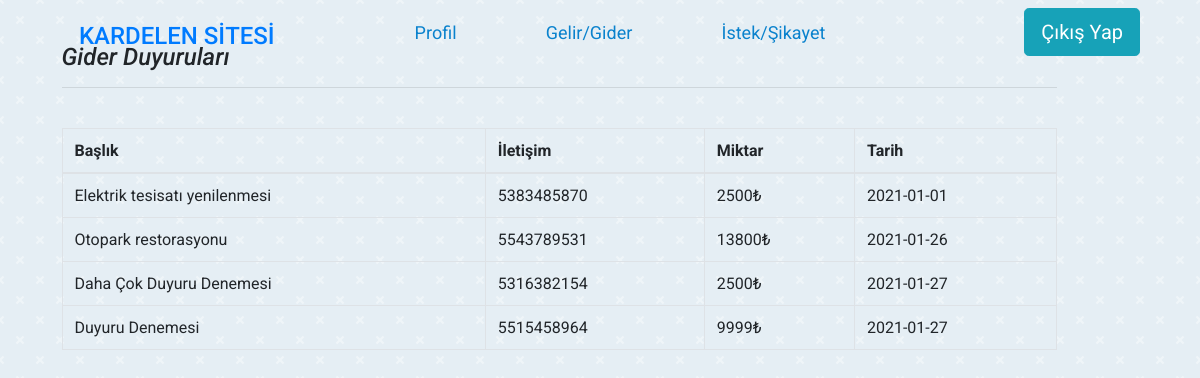
Screenshot of /dues.php (signed in) with the database file from the repository.
### tables this page shows
CREATE TABLE `incomeannouncement` (
  `id` int(11) NOT NULL,
  `header` varchar(200) NOT NULL,
  `contact` varchar(30) NOT NULL,
  `amount` varchar(200) NOT NULL,
  `anounce_date` date NOT NULL DEFAULT current_timestamp()
);

### dues.php (the view, shortened to what this page needs)
<?php
include "db_conn.php";
 ?>
<html lang="en">
<head>
  <link rel="stylesheet" href="https://cdn.jsdelivr.net/npm/bootstrap@4.5.3/dist/css/bootstrap.min.css">
  <link rel="stylesheet" href="./css/style.css">
</head>
<body>
  <header>
    <div class="logo-container">
      <a href="home.php" style="text-decoration:none;font-weight: 400;margin:7% 7%;">
        <h4>KARDELEN SİTESİ</h4>
      </a>
    </div>
    <nav>
      <ul class="nav-links">
        <li><a class="nav-link" href="profile.php?id=<?php echo $_SESSION['id'];?>">Profil</a></li>
        <li><a class="nav-link" href="dues.php">Gelir/Gider</a></li>
        <li><a class="nav-link" href="request.php">İstek/Şikayet</a></li>
      </ul>
    </nav>
    <div class="cart">
      <p>
        <a href="index.php" class="btn btn-info btn-lg">
          <span class="glyphicon glyphicon-log-out"></span> Çıkış Yap
        </a>
      </p>
    </div>
  </header>
  <br>
  <div class="row">
    <div class="col-sm-10" style="margin-left:5%;margin-top:-5%;">
      <table class="table table-bordered table-condensed table-hover">
        <h4><i> Gider Duyuruları</i></h4>
        <hr><br>
          <thead>
          <tr>
              <th>Başlık</th>
              <th>İletişim</th>
              <th>Miktar</th>
              <th>Tarih</th>
          </tr>
          </thead>
          <tbody>
          <?php
          $ret=mysqli_query($conn,"select * from incomeAnnouncement");
      $cnt=1;
      while($row=mysqli_fetch_array($ret))
        {?>
            <tr>
                <td><?php echo $row['header'];?></td>
                <td><?php echo $row['contact'];?></td>
                <td><?php echo $row['amount']."₺";?></td>
                <td><?php echo $row['anounce_date'];?></td>
            </tr>
            <?php $cnt=$cnt+1;}?>
          </tbody>
      </table>
    </div>
  </div>
  <footer class="page-footer font-small blue">
    <div class="footer-copyright text-center py-3">
    </div>
</body>

### css/style.css (style rules this page uses)
body { margin-left: 0%; font-family: 'Roboto', sans-serif; background-color: #e5eef4 !important; -webkit-animation: fadein 1s; }
header { display: flex; width: 90%; height: 10vh; margin: auto; align-items: center; color: #0a82cd; font-family: 'Roboto', sans-serif; }
.logo-container, .nav-links, .cart { display: flex; }
.logo-container { flex: 1; }
nav { flex: 2; }
.nav-links { justify-content: space-around; list-style: none; }
.nav-link { color: #0a82cd; font-size: 18px; text-decoration: none; }
.cart { flex: 1; justify-content: flex-end; }

### rows the page displays
incomeannouncement: header "Elektrik tesisatı yenilenmesi", contact "5383485870", amount "2500", anounce_date "2021-01-01"
incomeannouncement: header "Otopark restorasyonu", contact "5543789531", amount "13800", anounce_date "2021-01-26"
incomeannouncement: header "Daha Çok Duyuru Denemesi", contact "5316382154", amount "2500", anounce_date "2021-01-27"
incomeannouncement: header "Duyuru Denemesi", contact "5515458964", amount "9999", anounce_date "2021-01-27"
